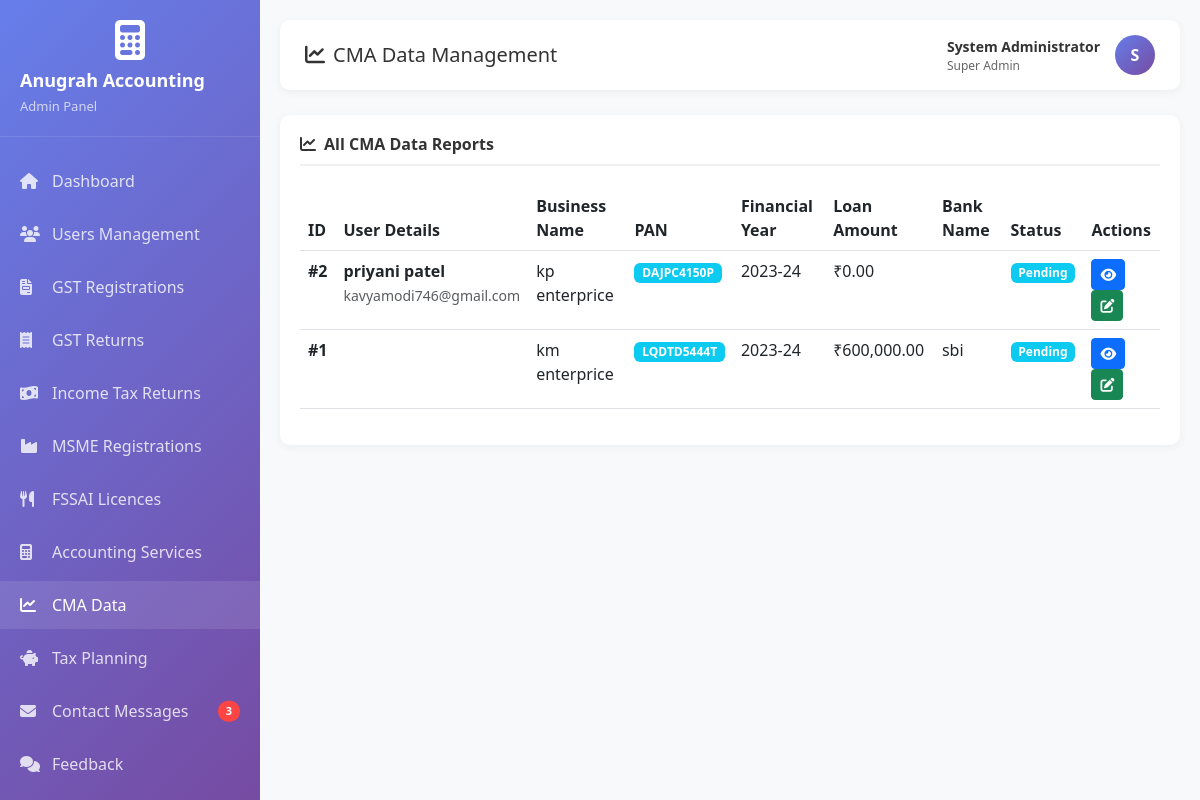
/admin_cma.php (signed in), run on the app's committed database.
### tables this page shows
CREATE TABLE IF NOT EXISTS `cma_data` (
  `id` int(11) NOT NULL AUTO_INCREMENT,
  `user_name` varchar(255) DEFAULT NULL,
  `user_email` varchar(255) DEFAULT NULL,
  `user_phone` varchar(20) DEFAULT NULL,
  `user_id` int(11) DEFAULT NULL,
  `business_name` varchar(255) NOT NULL,
  `pan_number` varchar(10) NOT NULL,
  `financial_year` varchar(10) NOT NULL,
  `loan_amount` decimal(15,2) DEFAULT NULL,
  `loan_purpose` varchar(255) DEFAULT NULL,
  `bank_name` varchar(255) DEFAULT NULL,
  `projected_sales` decimal(15,2) DEFAULT NULL,
  `projected_profit` decimal(15,2) DEFAULT NULL,
  `current_assets` decimal(15,2) DEFAULT NULL,
  `current_liabilities` decimal(15,2) DEFAULT NULL,
  `fixed_assets` decimal(15,2) DEFAULT NULL,
  `working_capital` decimal(15,2) DEFAULT NULL,
  `debt_equity_ratio` decimal(10,4) DEFAULT NULL,
  `report_path` varchar(255) DEFAULT NULL,
  `documents` text,
  `notes` text,
  `itr_year1_file` varchar(255) DEFAULT NULL,
  `itr_year2_file` varchar(255) DEFAULT NULL,
  `itr_year3_file` varchar(255) DEFAULT NULL,
  `loan_statement_file` varchar(255) DEFAULT NULL,
  `request_type` varchar(50) DEFAULT 'document_submission',
  `detail_request_sent` tinyint(1) DEFAULT '0',
  `detail_request_date` timestamp NULL DEFAULT NULL,
  `status` varchar(20) DEFAULT 'Pending',
  `assigned_to` int(11) DEFAULT NULL,
  `created_at` timestamp NOT NULL DEFAULT CURRENT_TIMESTAMP,
  `updated_at` timestamp NOT NULL DEFAULT CURRENT_TIMESTAMP ON UPDATE CURRENT_TIMESTAMP,
  `submitted_at` timestamp NULL DEFAULT CURRENT_TIMESTAMP,
  PRIMARY KEY (`id`),
  KEY `idx_user_id` (`user_id`),
  KEY `idx_pan` (`pan_number`),
  KEY `idx_financial_year` (`financial_year`),
  KEY `idx_status` (`status`),
  KEY `idx_assigned_to` (`assigned_to`),
  KEY `idx_user_email` (`user_email`(191)),
  KEY `idx_user_phone` (`user_phone`)
);

CREATE TABLE IF NOT EXISTS `users` (
  `id` int(11) NOT NULL AUTO_INCREMENT,
  `name` varchar(100) NOT NULL,
  `email` varchar(100) NOT NULL,
  `phone` varchar(15) NOT NULL,
  `company_name` varchar(255) DEFAULT NULL,
  `gstin` varchar(15) DEFAULT NULL,
  `is_active` tinyint(1) DEFAULT '1',
  `password` varchar(255) NOT NULL,
  `created_at` timestamp NOT NULL DEFAULT CURRENT_TIMESTAMP,
  `updated_at` timestamp NOT NULL DEFAULT CURRENT_TIMESTAMP ON UPDATE CURRENT_TIMESTAMP,
  PRIMARY KEY (`id`),
  UNIQUE KEY `email` (`email`),
  KEY `idx_users_email` (`email`),
  KEY `idx_users_gstin` (`gstin`)
);

### admin_cma.php (the view, shortened to what this page needs)
<?php
require_once 'db_config.php';
$adminName = $_SESSION['admin_name'];
$adminRole = $_SESSION['admin_role'];
$stats = array();
$stats['new_messages'] = 0;
$messageCountQuery = "SELECT COUNT(*) as count FROM contact_messages WHERE status = 'New'";
$messageResult = $conn->query($messageCountQuery);
if ($messageResult && $row = $messageResult->fetch_assoc()) {
    $stats['new_messages'] = $row['count'];
}
$cmaRecords = $conn->query("SELECT c.*, u.name as user_name, u.email, u.phone, a.full_name as assigned_name
    FROM cma_data c
    LEFT JOIN users u ON c.user_id = u.id
    LEFT JOIN admin_users a ON c.assigned_to = a.id
    ORDER BY c.created_at DESC");
?>
<!DOCTYPE html>
<html lang="en">
<head>
    <link href="https://cdn.jsdelivr.net/npm/bootstrap@5.3.0/dist/css/bootstrap.min.css" rel="stylesheet">
    <link href="https://cdnjs.cloudflare.com/ajax/libs/font-awesome/6.4.0/css/all.min.css" rel="stylesheet">
</head>
<body>
    <div class="sidebar">
        <div class="sidebar-header">
            <div class="text-center">
                <i class="fas fa-calculator" style="font-size: 40px; color: white; margin-bottom: 10px;"></i>
            </div>
            <h4>Anugrah Accounting</h4>
            <p>Admin Panel</p>
        </div>
        <ul class="sidebar-menu">
            <li><a href="admin_dashboard.php"><i class="fas fa-home"></i> Dashboard</a></li>
            <li><a href="admin_users.php"><i class="fas fa-users"></i> Users Management</a></li>
            <li><a href="admin_gst_reg.php"><i class="fas fa-file-invoice"></i> GST Registrations</a></li>
            <li><a href="admin_gst_returns.php"><i class="fas fa-receipt"></i> GST Returns</a></li>
            <li><a href="admin_income_tax.php"><i class="fas fa-money-bill-wave"></i> Income Tax Returns</a></li>
            <li><a href="admin_msme.php"><i class="fas fa-industry"></i> MSME Registrations</a></li>
            <li><a href="admin_fssai.php"><i class="fas fa-utensils"></i> FSSAI Licences</a></li>
            <li><a href="admin_accounting.php"><i class="fas fa-calculator"></i> Accounting Services</a></li>
            <li><a href="admin_cma.php" class="active"><i class="fas fa-chart-line"></i> CMA Data</a></li>
            <li><a href="admin_tax_planning.php"><i class="fas fa-piggy-bank"></i> Tax Planning</a></li>
            <li>
                <a href="admin_messages.php">
                    <i class="fas fa-envelope"></i> Contact Messages
                    <?php if($stats['new_messages'] > 0): ?>
                        <span class="notification-badge"><?php echo $stats['new_messages']; ?></span>
                    <?php endif; ?>
                </a>
            </li>
            <li><a href="admin_feedback.php"><i class="fas fa-comments"></i> Feedback</a></li>
            <li>
                <a href="admin_notifications.php">
                </a>
            </li>
        </ul>
    </div>
    <div class="main-content">
        <div class="top-nav">
            <h5><i class="fas fa-chart-line me-2"></i>CMA Data Management</h5>
            <div class="admin-info">
                <div>
                    <div style="font-size: 14px; font-weight: 600; color: #333;"><?php echo htmlspecialchars($adminName); ?></div>
                    <div style="font-size: 12px; color: #666;"><?php echo htmlspecialchars($adminRole); ?></div>
                </div>
                <div class="admin-avatar"><?php echo strtoupper(substr($adminName, 0, 1)); ?></div>
            </div>
        </div>
        <div class="table-card">
            <h6><i class="fas fa-chart-line me-2"></i>All CMA Data Reports</h6>
            <div class="table-responsive">
                <table class="table table-hover">
                    <thead>
                        <tr>
                            <th>ID</th>
                            <th>User Details</th>
                            <th>Business Name</th>
                            <th>PAN</th>
                            <th>Financial Year</th>
                            <th>Loan Amount</th>
                            <th>Bank Name</th>
                            <th>Status</th>
                            <th>Actions</th>
                        </tr>
                    </thead>
                    <tbody>
                        <?php if($cmaRecords->num_rows > 0): ?>
                            <?php while($cma = $cmaRecords->fetch_assoc()): ?>
                            <tr>
                                <td><strong>#<?php echo $cma['id']; ?></strong></td>
                                <td>
                                    <strong><?php echo htmlspecialchars($cma['user_name']); ?></strong><br>
                                    <small class="text-muted"><?php echo htmlspecialchars($cma['email']); ?></small>
                                </td>
                                <td><?php echo htmlspecialchars($cma['business_name']); ?></td>
                                <td><span class="badge bg-info"><?php echo htmlspecialchars($cma['pan_number']); ?></span></td>
                                <td><?php echo htmlspecialchars($cma['financial_year']); ?></td>
                                <td>₹<?php echo number_format($cma['loan_amount'], 2); ?></td>
                                <td><?php echo htmlspecialchars($cma['bank_name']); ?></td>
                                <td>
                                    <?php
                                    $statusClass = 'secondary';
                                    if($cma['status'] == 'Completed') $statusClass = 'success';
                                    elseif($cma['status'] == 'In Progress') $statusClass = 'warning';
                                    elseif($cma['status'] == 'Pending') $statusClass = 'info';
                                    ?>
                                    <span class="badge bg-<?php echo $statusClass; ?>"><?php echo $cma['status']; ?></span>
                                </td>
                                <td>
                                    <button class="btn btn-sm btn-primary" data-bs-toggle="modal" data-bs-target="#viewModal<?php echo $cma['id']; ?>">
                                        <i class="fas fa-eye"></i>
                                    </button>
                                    <button class="btn btn-sm btn-success" data-bs-toggle="modal" data-bs-target="#updateModal<?php echo $cma['id']; ?>">
                                        <i class="fas fa-edit"></i>
                                    </button>
                                </td>
                            </tr>
                            <?php endwhile; ?>
                        <?php else: ?>
                            <tr>
                                <td colspan="9" class="text-center text-muted">No CMA data reports found</td>
                            </tr>
                        <?php endif; ?>
                    </tbody>
                </table>
            </div>
        </div>
    </div>
</body>
</html>

### admin_cma.php (style rules this page uses)
* { margin: 0; padding: 0; box-sizing: border-box; }
body { font-family: 'Segoe UI', Tahoma, Geneva, Verdana, sans-serif; background-color: #f8f9fa; }
.sidebar { position: fixed; top: 0; left: 0; height: 100vh; width: 260px; background: linear-gradient(135deg, #667eea 0%, #764ba2 100%); padding: 20px 0; overflow-y: auto; z-index: 1000; }
.sidebar-header { padding: 0 20px 20px; border-bottom: 1px solid rgba(255,255,255,0.1); margin-bottom: 20px; }
.sidebar-header h4 { color: white; font-size: 18px; font-weight: 600; margin-bottom: 5px; }
.sidebar-header p { color: rgba(255,255,255,0.7); font-size: 13px; margin: 0; }
.sidebar-menu { list-style: none; padding: 0; }
.sidebar-menu li { margin-bottom: 5px; position: relative; }
.sidebar-menu a { display: flex; align-items: center; padding: 12px 20px; color: rgba(255,255,255,0.8); text-decoration: none; transition: all 0.3s; position: relative; }
.sidebar-menu a:hover, .sidebar-menu a.active { background: rgba(255,255,255,0.1); color: white; }
.sidebar-menu i { width: 20px; margin-right: 12px; font-size: 16px; }
.notification-badge { position: absolute; right: 20px; top: 50%; transform: translateY(-50%); background: #ff4444; color: white; border-radius: 10px; padding: 2px 8px; font-size: 11px; font-weight: 600; }
.main-content { margin-left: 260px; padding: 20px; }
.top-nav { background: white; padding: 15px 25px; border-radius: 10px; margin-bottom: 25px; box-shadow: 0 2px 10px rgba(0,0,0,0.05); display: flex; justify-content: space-between; align-items: center; }
.top-nav h5 { margin: 0; color: #333; }
.admin-info { display: flex; align-items: center; gap: 15px; }
.admin-avatar { width: 40px; height: 40px; border-radius: 50%; background: linear-gradient(135deg, #667eea 0%, #764ba2 100%); display: flex; align-items: center; justify-content: center; color: white; font-weight: 600; }
.table-card { background: white; border-radius: 10px; padding: 20px; box-shadow: 0 2px 10px rgba(0,0,0,0.05); }
.table-card h6 { color: #333; font-weight: 600; margin-bottom: 20px; padding-bottom: 10px; border-bottom: 2px solid #f0f0f0; }

### data on the page
cma_data: id "2", user.name "priyani patel", user.email "kavyamodi746@gmail.com", business_name "kp enterprice", pan_number "DAJPC4150P", financial_year "2023-24", loan_amount "0.00", status "Pending"
cma_data: id "1", business_name "km enterprice", pan_number "LQDTD5444T", financial_year "2023-24", loan_amount "600,000.00", bank_name "sbi", status "Pending"

### other printed values
$stats['new_messages'] "3"
$adminName "System Administrator"
$adminRole "Super Admin"
substr($adminName, 0, 1) "S"
